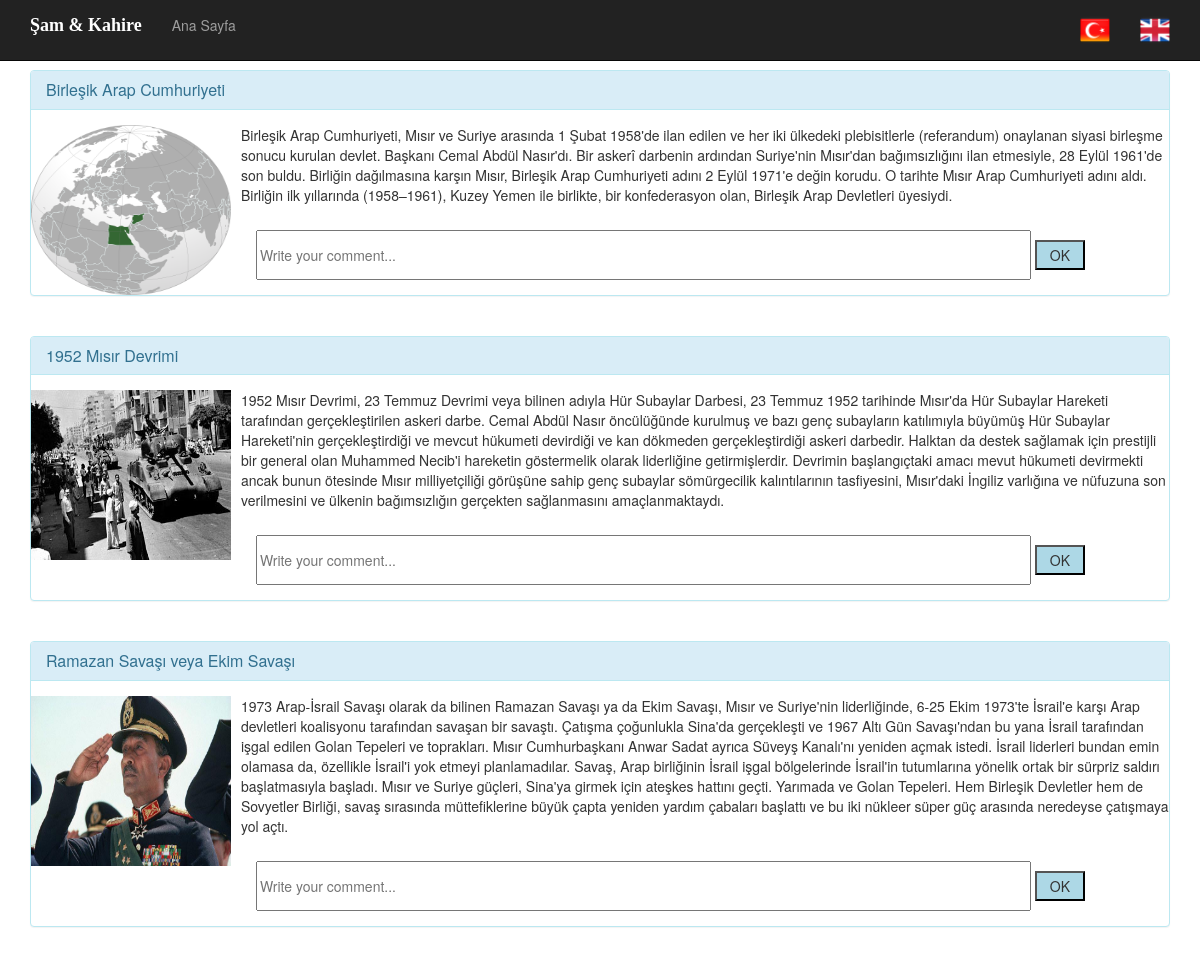
Page /Turkish/makaleler.php on the committed database.
### tables this page shows
CREATE TABLE `makaleler` (
  `id` int(11) NOT NULL,
  `baslik` varchar(64) NOT NULL,
  `icerik` varchar(1000) NOT NULL
);

### Turkish/makaleler.php (the view, shortened to what this page needs)
<?php
include "veritabani.php";
?>
<!DOCTYPE html>
<html>
	<head>
	    <link href="css/bootstrap.min.css" rel="stylesheet">
		<link rel="stylesheet" href="css/font-awesome.min.css" type="text/css" media="screen">
	    <link href="css/style.css" rel="stylesheet">
		<link rel="stylesheet" href="https://maxcdn.bootstrapcdn.com/bootstrap/3.3.7/css/bootstrap.min.css">
	    <link rel="stylesheet" type="text/css" href="Demo-CSS.css">
	</head>
	<body style="background-image: url(http://wallpaperlayer.com/img/2015/6/blue-leaves-background-8434-8757-hd-wallpapers.jpg); background-attachment: fixed;">
		<nav class="navbar navbar-inverse navbar-fixed-top">
			<div class="container">
				<div class="navbar-header">
					<span class="navbar-brand" style="font-weight: bolder;color: white;font-family: 'Georgia','Times New Roman';">
						<strong> Şam & Kahire </strong>
					</span>
				</div>
				<div class="collapse navbar-collapse" id="Nav">
					<ul class="nav navbar-nav">
						<li><a href="Demo(Turkish).php"> Ana Sayfa </a></li>
				  	</ul>
				    <ul class="nav navbar-nav navbar-right">
				    	<li><a href="../turkish/Demo(Turkish).php" target="_blank">
					  		<img src="images/tr.png" width="30px" height="30px">
					  	</a></li>
						<li><a href="Demo(English).php">
					 		<img src="images/en.png" width="30px" height="30px">
						</a></li>
					</ul>
				</div>
			</div>
		</nav>
		<br>
		<div class="container">
		<?php
			$makaleler=mysqli_query($baglanti,"SELECT * FROM makaleler");
			while($makale=mysqli_fetch_array($makaleler)){
		?>
			<table class="table">
				<div class="panel panel-info" id="articles">
					<div class="panel-heading">
					<h3 class="panel-title"> <?php echo $makale["baslik"]; ?> </h3>
					</div>
				<div class="media">
					<?php if ($makale["id"] == 1) { ?>
						<div class="media-left">
							<a href="Images/United_Arab_Republic.png">
							<img src="Images/United_Arab_Republic.png" alt="Map" width="200px" height="170px"></a>
						</div> <?php } ?>
					<?php if ($makale["id"] == 2) { ?>
						<div class="media-left">
							<a href="Images/1952.jpg"><img src="Images/1952.jpg" alt="photo" width="200px" height="170px"></a>
						</div> <?php } ?>
					<?php if ($makale["id"] == 3) { ?>
						<div class="media-left">
							<a href="Images/Sadat.jpg"><img src="Images/Sadat.jpg" alt="photo" width="200px" height="170px"></a>
						</div> <?php } ?>
					<div class="media-body">
	  					<p> <?php echo $makale["icerik"]; ?> </p>
                        <div class="panel-body">
							<input type="text" name="comment" size="100" placeholder="Write your comment..." style="height: 50px">
							<input type="submit" name="submit-comment" value="OK" style="background: lightblue; height: 30px; width: 50px;">
						</div>
						<?php } ?>
					</div>
				</div>
			</table>
		</div>
	</body>
</html>

### Turkish/css/style.css (style rules this page uses)
body { padding-top: 50px; }

### rows in the picture
makaleler: baslik "Birleşik Arap Cumhuriyeti", icerik "Birleşik Arap Cumhuriyeti, Mısır ve Suriye arasında 1 Şubat 1958'de ilan edilen ve her iki ülkedeki plebisitlerle (referandum) onaylanan siyasi birleşme sonucu kurulan devlet. Başkanı Cemal Abdül Nasır'dı. Bir askerî darbenin ardından Suriye'nin Mısır'dan bağımsızlığını ilan etmesiyle, 28 Eylül 1961'de son buldu. Birliğin dağılmasına karşın Mısır, Birleşik Arap Cumhuriyeti adını 2 Eylül 1971'e değin korudu. O tarihte Mısır Arap Cumhuriyeti adını aldı. Birliğin ilk yıllarında (1958–1961), Kuzey Yemen ile birlikte, bir konfederasyon olan, Birleşik Arap Devletleri üyesiydi."
makaleler: baslik "1952 Mısır Devrimi", icerik "1952 Mısır Devrimi, 23 Temmuz Devrimi veya bilinen adıyla Hür Subaylar Darbesi, 23 Temmuz 1952 tarihinde Mısır'da Hür Subaylar Hareketi tarafından gerçekleştirilen askeri darbe. Cemal Abdül Nasır öncülüğünde kurulmuş ve bazı genç subayların katılımıyla büyümüş Hür Subaylar Hareketi'nin gerçekleştirdiği ve mevcut hükumeti devirdiği ve kan dökmeden gerçekleştirdiği askeri darbedir. Halktan da destek sağlamak için prestijli bir general olan Muhammed Necib'i hareketin göstermelik olarak liderliğine getirmişlerdir. Devrimin başlangıçtaki amacı mevut hükumeti devirmekti ancak bunun ötesinde Mısır milliyetçiliği görüşüne sahip genç subaylar sömürgecilik kalıntılarının tasfiyesini, Mısır'daki…"
makaleler: baslik "Ramazan Savaşı veya Ekim Savaşı", icerik "1973 Arap-İsrail Savaşı olarak da bilinen Ramazan Savaşı ya da Ekim Savaşı, Mısır ve Suriye'nin liderliğinde, 6-25 Ekim 1973'te İsrail'e karşı Arap devletleri koalisyonu tarafından savaşan bir savaştı. Çatışma çoğunlukla Sina'da gerçekleşti ve 1967 Altı Gün Savaşı'ndan bu yana İsrail tarafından işgal edilen Golan Tepeleri ve toprakları. Mısır Cumhurbaşkanı Anwar Sadat ayrıca Süveyş Kanalı'nı yeniden açmak istedi. İsrail liderleri bundan emin olamasa da, özellikle İsrail'i yok etmeyi planlamadılar. Savaş, Arap birliğinin İsrail işgal bölgelerinde İsrail'in tutumlarına yönelik ortak bir sürpriz saldırı başlatmasıyla başladı. Mısır ve Suriye güçleri, Sina'ya girmek için ateşkes hattını geçti.…"
